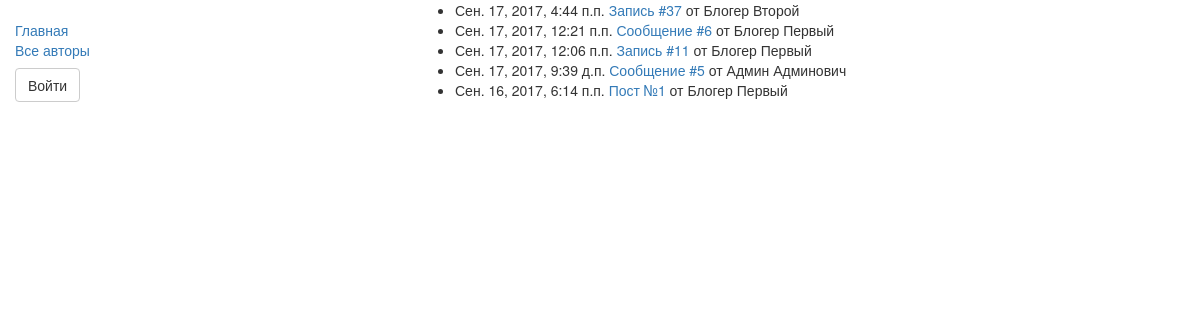
/ribbon/, run on an earlier commit of the app's database.
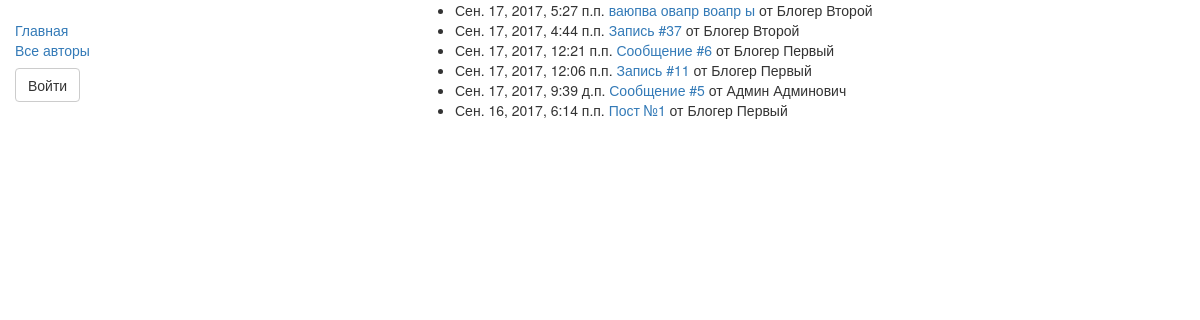
And on a later commit of the database.
### blog/models.py (models this page shows, shortened)
class Post(models.Model):
    title = models.CharField(max_length=256, verbose_name='Заголовок')
    created = models.DateTimeField(auto_now_add=True, verbose_name='Создано')
    published = models.DateTimeField(blank=True, null=True, verbose_name='Опубликовано')
    content = models.TextField(verbose_name='Контент')
    author = models.ForeignKey(Profile, related_name='author', verbose_name='Автор')
    def get_absolute_url(self):
        return '/post/%i/' % self.pk
    class Meta:
        ordering = ('-published',)

class Profile(models.Model):
    user = models.OneToOneField(User, on_delete=models.CASCADE)
    blog_name = models.CharField(max_length=1024, verbose_name='Название блога')
    subscribes = models.ManyToManyField("self", blank=True, symmetrical=False)  # Подписки

### blog/views.py (the view)
# urls.py: url(r'^ribbon/$', views.RibbonBlogList.as_view(), name='ribbon'),
class RibbonBlogList(ListView):
    model = Post
    context_object_name = 'ribbon'
    template_name = 'posts/posts_ribbon.html'
    def get_context_data(self, *args, **kwargs):
        context = super(RibbonBlogList, self).get_context_data(*args, **kwargs)
        return context

### blog/templates/posts/posts_ribbon.html
{% extends 'base_generic.html' %} {% block title %}Моя лента{% endblock title %} {% block content %} {% if ribbon %}
<ul>
    {% for item in ribbon %} {% if item.published %}
    <li>{{ item.published }} <a href="{{ item.get_absolute_url }}"> {{ item.title }}</a> от {{item.author.user.first_name}} {{item.author.user.last_name}}</li>
    {% endif %} {% endfor %}
</ul>
{% else %}
<p>Вы не подписались ни на одного автора...</p>
{% endif %} {% endblock content %}

### blog/templates/base_generic.html (shortened to what this page needs)
<!DOCTYPE html>
<html lang="ru">
<head>
    <link rel="stylesheet" href="https://maxcdn.bootstrapcdn.com/bootstrap/3.3.7/css/bootstrap.min.css">
    {% load static %}
    <link rel="stylesheet" href="{% static 'css/styles.css' %}">
</head>
<body>
    <div class="container-fluid">
        <div class="row">
            <div class="col-sm-4">
                {% block sidebar %}
                <ul class="sidebar-nav">
                    <li><a href="{% url 'index' %}">Главная</a></li>
                    <li><a href="{% url 'authors' %}">Все авторы</a></li>
                    {% if not user.is_authenticated %}
                    <li><a href="{% url 'login' %}" class="btn btn-default navbar-btn">Войти</a></li>
                    {% else %}
                    <li><a href="{% url 'logout' %}" class="btn btn-default navbar-btn">{{user.username}}:Выйти</a></li>
                    <li><a href="{% url 'author_blog_list' author_id=user.id %}">Мой блог</a></li>
                    <li><a href="{% url 'ribbon' %}">Моя лента</a></li>
                    {% endif %}
                </ul>
                {% endblock %}
            </div>
            <div class="col-sm-8">
                {% block content %} {% endblock %}
            </div>
        </div>
    </div>
</body>
</html>

### static/css/styles.css (style rules this page uses)
.sidebar-nav { margin-top: 20px; padding: 0; list-style: none; }

What changed in the data, as far as the page shows it:
added Post: published "Сен. 17, 2017, 5:27 п.п.", title "ваюпва овапр воапр ы", author.user.first_name "Блогер", author.user.last_name "Второй"
